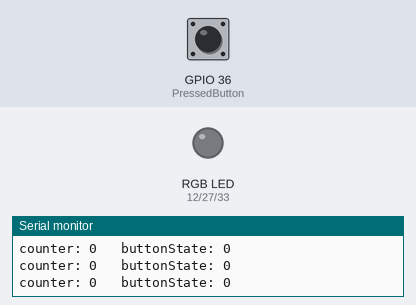
Bench run of a sketch on a simulated ESP32. Shown: an RGB LED mixed from three pins (HIGH = lit), the last lines printed to the serial monitor. The test bench sets the inputs (shaded band); at power-on: GPIO 36 (PressedButton) LOW.

Above: at 1.2 s.
1.3 s: GPIO 36 (PressedButton) pulled HIGH for 0.15 s
At 3.9 s:
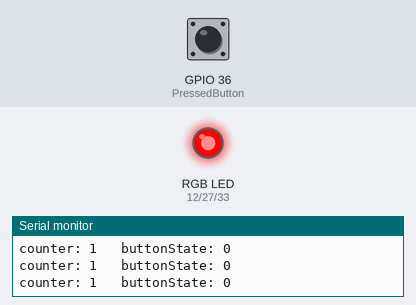
4.3 s: GPIO 36 (PressedButton) pulled HIGH for 1 s
At 7.2 s:
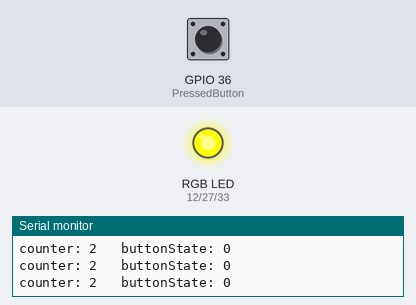
8.0 s: GPIO 36 (PressedButton) pulled HIGH for 0.15 s
At 10.3 s:
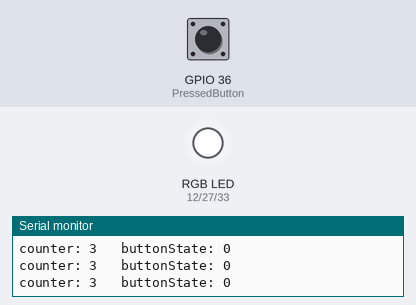
11.0 s: GPIO 36 (PressedButton) pulsed HIGH 2 times (0.12 s each, 0.3 s apart)
At 11.61 s:
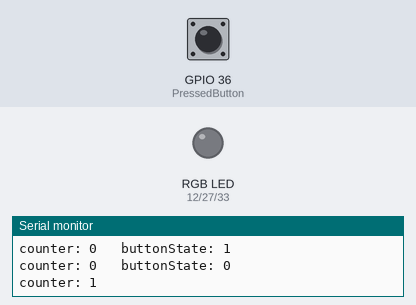
14.6 s: GPIO 36 (PressedButton) pulsed HIGH 5 times (0.12 s each, 0.3 s apart)
At 17.3 s:
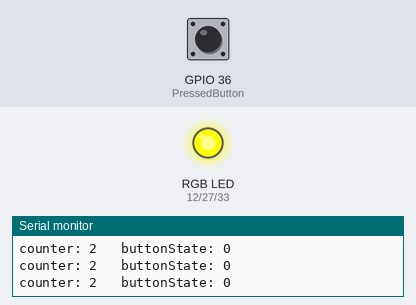
19.1 s: GPIO 36 (PressedButton) pulled HIGH for 3.2 s
At 23.9 s:
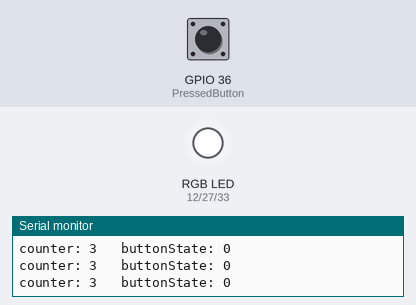
Timing chart, 0 to 25.4 s (numbered marks = the images above; inputs shaded):
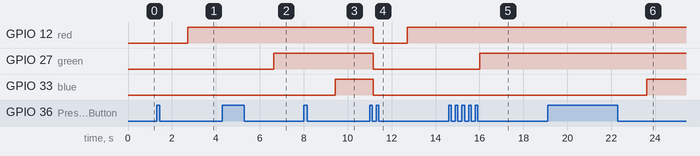

The sketch:

ButtonPressRGB.ino
```cpp
#include <analogWrite.h>


int red = 12;
int green = 27;
int blue = 33;

//the button
int PressedButton = A0;

//a counter for how many clicks you have done
int counter = 0;

int delaytime = 5;

int lastButtonState = 0;


// the setup function runs once when you press reset or power the board
void setup() {

// initialize serial communication at 9600 bits per second:
Serial.begin(9600);

// initialize digital pin LED_BUILTIN as an output.
pinMode(red, OUTPUT);
pinMode(green, OUTPUT);
pinMode(blue, OUTPUT);

pinMode(PressedButton, INPUT);

}

// the loop function runs over and over again forever
void loop() {

  int buttonState = digitalRead(PressedButton);

  //this if for debugging
  Serial.print("\t buttonState: ");
  Serial.print(buttonState);

  Serial.println(" ");

  Serial.print("counter: ");
  Serial.print(counter);

 if(buttonState != lastButtonState){

  //starting the code / counting upon presses
  if(buttonState == HIGH){
    counter++;
    delay(100);
   }

   else if(counter == 1){
     for(int brightness = 0; brightness <= 255; brightness++){
    // changing the LED brightness with PWM
    analogWrite(red, brightness);
    delay(delaytime);
    }
   }

   else if(counter == 2){
     for(int brightness = 0; brightness <= 255; brightness++){
     // changing the LED brightness with PWM
     analogWrite(green, brightness);
     delay(delaytime);
     }
   }

   else if(counter == 3){
     for(int brightness = 0; brightness <= 255; brightness++){
     // changing the LED brightness with PWM
     analogWrite(blue, brightness);
     delay(delaytime);
     }
   }

    else{
      analogWrite(red, 0);
      analogWrite(green, 0);
      analogWrite(blue, 0);
      counter = 0;
    }

  }

    lastButtonState = buttonState;

}
```

Measured:
- after the input at 1.3 s, GPIO 12 (red): LOW → HIGH after 1.4 s
- after the input at 4.3 s, GPIO 27 (green): LOW → HIGH after 2.3 s
- after the input at 8.0 s, GPIO 33 (blue): LOW → HIGH after 1.4 s
- after the input at 11.0 s, GPIO 12 (red): HIGH → LOW after 0.16 s, → HIGH 1.6 s later; GPIO 27 (green), GPIO 33 (blue): HIGH → LOW after 0.16 s
- after the input at 14.6 s, GPIO 27 (green): LOW → HIGH after 1.4 s
- after the input at 19.1 s, GPIO 33 (blue): LOW → HIGH after 4.5 s
